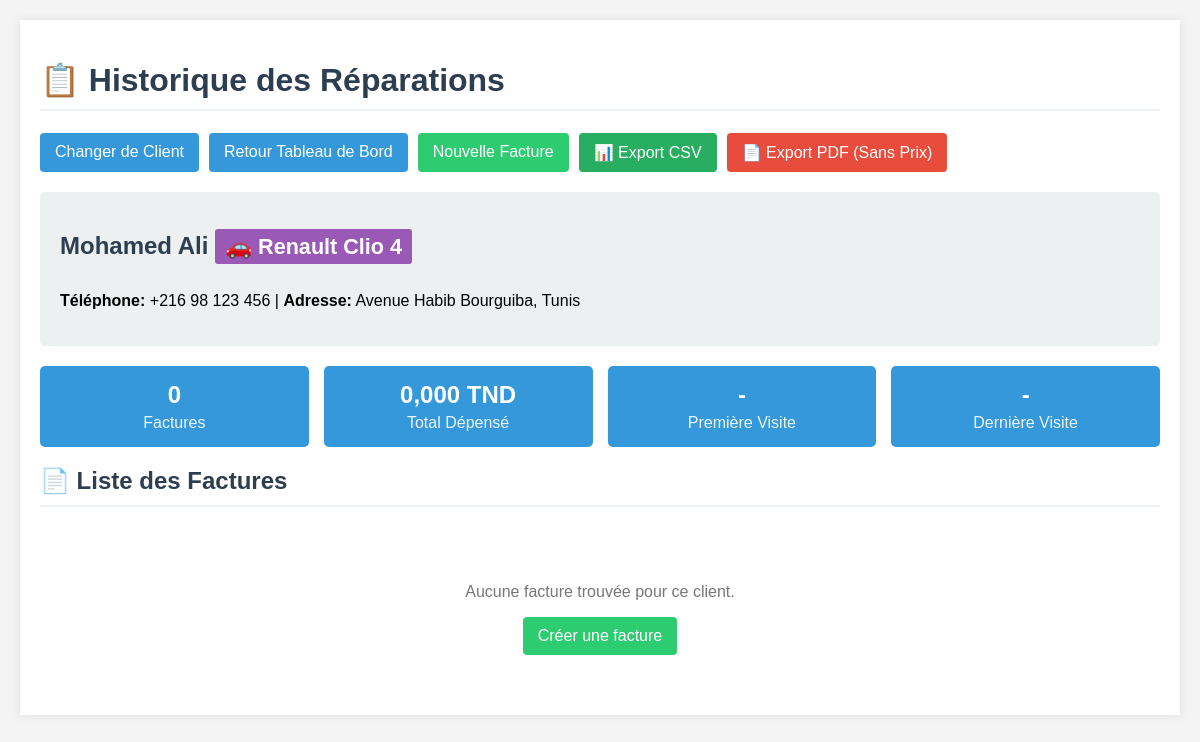
Screenshot of /index.php?route=client_history&client_id=1 (signed in) with the database file from the repository.
### tables this page shows
CREATE TABLE IF NOT EXISTS `clients` (
  `id` int(11) NOT NULL AUTO_INCREMENT,
  `name` varchar(100) NOT NULL,
  `car_model` varchar(100) DEFAULT NULL,
  `matricule_fiscal` varchar(50) DEFAULT NULL,
  `phone` varchar(20) DEFAULT NULL,
  `address` varchar(255) DEFAULT NULL,
  `created_at` timestamp NOT NULL DEFAULT CURRENT_TIMESTAMP,
  PRIMARY KEY (`id`),
  INDEX `idx_name` (`name`),
  INDEX `idx_car_model` (`car_model`),
  INDEX `idx_matricule_fiscal` (`matricule_fiscal`)
);

### src/controllers/InvoiceController.php (called while the page is built, shortened)
<?php
class InvoiceController {
    private $model;
    private $clientModel;
    public function __construct() {
        $this->model = new Invoice();
        $this->clientModel = new Client();
    }
    public function clientHistory() {
        $clientId = $_GET['client_id'] ?? null;
        $client = $this->clientModel->getById($clientId);
        $invoices = $this->model->getByClient($clientId);
        $stats = $this->model->getClientStats($clientId);
        include 'views/client_history.php';
    }
}

### src/models/Database.php (called while the page is built)
<?php
class Database {
    private static $instance = null;
    private $pdo;
    private function __construct() {
        try {
            $dsn = "mysql:host=" . DB_HOST . ";dbname=" . DB_NAME . ";charset=utf8mb4";
            $this->pdo = new PDO($dsn, DB_USER, DB_PASS);
            $this->pdo->setAttribute(PDO::ATTR_ERRMODE, PDO::ERRMODE_EXCEPTION);
            $this->pdo->setAttribute(PDO::ATTR_DEFAULT_FETCH_MODE, PDO::FETCH_ASSOC);
        } catch (PDOException $e) {
            die("Erreur de connexion : " . $e->getMessage());
        }
    }
    public static function getInstance() {
        if (self::$instance === null) {
            self::$instance = new self();
        }
        return self::$instance;
    }
    public function getConnection() {
        return $this->pdo;
    }
}

### src/models/Client.php (called while the page is built, shortened)
<?php
class Client {
    private $db;
    public function __construct() {
        $this->db = Database::getInstance()->getConnection();
    }
    public function getById($id) {
        $stmt = $this->db->prepare("SELECT * FROM clients WHERE id = ?");
        $stmt->execute([$id]);
        return $stmt->fetch();
    }
}

### src/models/Invoice.php (called while the page is built, shortened)
<?php
class Invoice {
    private $db;
    public function __construct() {
        $this->db = Database::getInstance()->getConnection();
    }
    public function getClientStats($clientId) {
        $stmt = $this->db->prepare("
            SELECT
                COUNT(*) as total_invoices,
                SUM(total_ttc) as total_spent,
                MIN(invoice_date) as first_visit,
                MAX(invoice_date) as last_visit
            FROM invoices
            WHERE client_id = ?
        ");
        $stmt->execute([$clientId]);
        return $stmt->fetch();
    }
}

### src/views/client_history.php (the view, shortened to what this page needs)
<!DOCTYPE html>
<html lang="fr">
<head>
</head>
<body>
    <div class="container">
        <h1>📋 Historique des Réparations</h1>
        <div class="actions">
            <a href="index.php?route=client_history" class="btn">Changer de Client</a>
            <a href="index.php?route=invoices" class="btn">Retour Tableau de Bord</a>
            <a href="index.php?route=invoices_create&client_id=<?php echo $client['id']; ?>" class="btn btn-success">Nouvelle Facture</a>
            <a href="exports/export_client_history_csv.php?client_id=<?php echo $client['id']; ?>" class="btn btn-csv">📊 Export CSV</a>
            <a href="exports/export_client_history_pdf.php?client_id=<?php echo $client['id']; ?>" target="_blank" class="btn btn-pdf">📄 Export PDF (Sans Prix)</a>
        </div>
        <div class="client-info">
            <h2>
                <?php echo htmlspecialchars($client['name']); ?>
                <?php if(!empty($client['car_model'])): ?>
                    <span class="model-badge">🚗 <?php echo htmlspecialchars($client['car_model']); ?></span>
                <?php endif; ?>
            </h2>
            <p>
                <?php if(!empty($client['phone'])): ?><strong>Téléphone:</strong> <?php echo htmlspecialchars($client['phone']); ?> |<?php endif; ?>
                <?php if(!empty($client['address'])): ?><strong>Adresse:</strong> <?php echo htmlspecialchars($client['address']); ?><?php endif; ?>
            </p>
        </div>
        <div class="stats-grid">
            <div class="stat-card">
                <h3><?php echo $stats['total_invoices'] ?? 0; ?></h3>
                <p>Factures</p>
            </div>
            <div class="stat-card">
                <h3><?php echo number_format($stats['total_spent'] ?? 0, 3, ',', ' '); ?> TND</h3>
                <p>Total Dépensé</p>
            </div>
            <div class="stat-card">
                <h3><?php echo $stats['first_visit'] ? date('d/m/Y', strtotime($stats['first_visit'])) : '-'; ?></h3>
                <p>Première Visite</p>
            </div>
            <div class="stat-card">
                <h3><?php echo $stats['last_visit'] ? date('d/m/Y', strtotime($stats['last_visit'])) : '-'; ?></h3>
                <p>Dernière Visite</p>
            </div>
        </div>
        <h2>📄 Liste des Factures</h2>
        <?php if(empty($invoices)): ?>
            <div class="no-data">
                <p>Aucune facture trouvée pour ce client.</p>
                <a href="index.php?route=invoices_create&client_id=<?php echo $client['id']; ?>" class="btn btn-success">Créer une facture</a>
            </div>
        <?php endif; ?>
    </div>
</body>
</html>

### src/views/client_history.php (style rules this page uses)
body { font-family: Arial, sans-serif; margin: 0; padding: 20px; background: #f4f4f4; }
.container { max-width: 1200px; margin: 0 auto; background: #fff; padding: 20px; box-shadow: 0 0 10px rgba(0,0,0,0.1); }
h1, h2 { color: #2c3e50; border-bottom: 2px solid #ecf0f1; padding-bottom: 10px; }
.btn { display: inline-block; padding: 10px 15px; background: #3498db; color: #fff; text-decoration: none; border-radius: 4px; }
.btn-success { background: #2ecc71; }
.btn-csv { background: #27ae60; }
.btn-pdf { background: #e74c3c; }
.client-info { background: #ecf0f1; padding: 20px; border-radius: 5px; margin-bottom: 20px; }
.stats-grid { display: grid; grid-template-columns: repeat(4, 1fr); gap: 15px; margin-bottom: 20px; }
.stat-card { background: #3498db; color: #fff; padding: 15px; border-radius: 5px; text-align: center; }
.stat-card h3 { margin: 0; font-size: 24px; }
.stat-card p { margin: 5px 0 0; opacity: 0.9; }
.actions { margin-bottom: 20px; display: flex; gap: 10px; flex-wrap: wrap; }
.no-data { text-align: center; padding: 40px; color: #777; }
.model-badge { background: #9b59b6; color: #fff; padding: 5px 10px; border-radius: 3px; font-size: 0.9em; }

### rows the page displays
clients: name "Mohamed Ali", car_model "Renault Clio 4", phone "+216 98 123 456", address "Avenue Habib Bourguiba, Tunis"

### other values shown
$stats['total_invoices'] "0"
$stats['total_spent'] "0,000"
